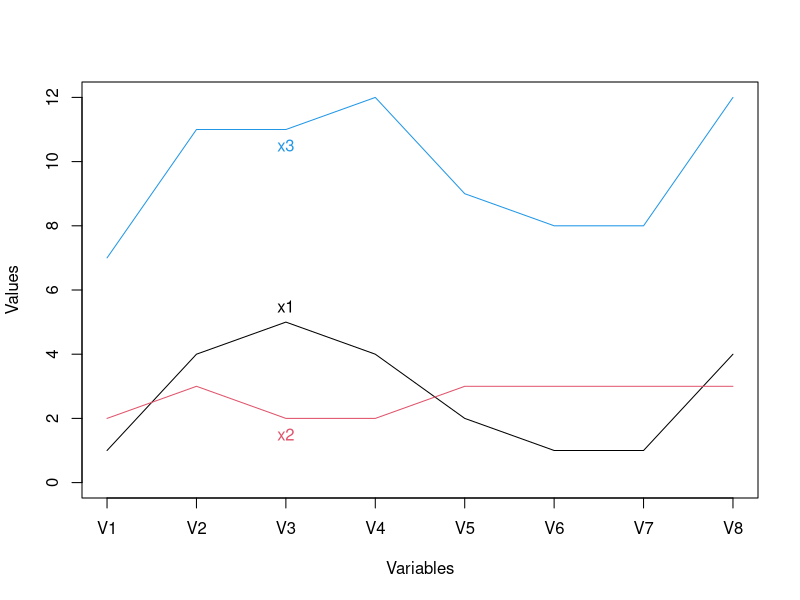

Reproduce this figure in R. (Note: this script raises an error after producing the figure.)
### Time series distance

x1 <- c(1,4,5,4,2,1,1,4)
x2 <- c(2,3,2,2,3,3,3,3)
x3 <- 3+c(4,8,8,9,6,5,5,9)

plot(1:8,x1,type="l",xaxt="n",ylim=c(0,12),xlab="Variables",ylab="Values")
points(1:8,x2,type="l",col=2)
points(1:8,x3,type="l",col=4)
axis(1,at=1:8,labels=c("V1","V2","V3","V4","V5","V6","V7","V8"))
text(c(3,3,3),c(1.5,5.5,10.5),labels=c("x2","x1","x3"),col=c(2,1,4))

### Olive oil distances

dolive2 <- dist(olive,method="euclidean")
dolive1 <- dist(olive,method="manhattan")

# This shows you how similar they are:
plot(dolive1,dolive2,cex=0.3)

# Actually, it makes much more of a difference to scale the data.
solive <- scale(olive)
dolives2 <- dist(solive,method="euclidean")
dolives1 <- dist(solive,method="manhattan")

plot(dolive2,dolives2,cex=0.3) # For example.

# Note that dist produces an object of class dist.
# This is a vector of all distances in one row.
# This is memory efficient, but sometimes it's more 
# useful to have a distance matrix, so that it is 
# easy to look up specific values:

dolivematrix <- as.matrix(dolives2)
# This gives the distance between observations 1 and 2.
dolivematrix[1,2]
# [1] 0.6644688

# A distance matrix can be transformed into a dist-object
# by as.dist.

# The mahalanobis command can only compute a vector of
# Mahalanobis distances, so producing all distances is
# more tedious; here's how to make a distance matrix:

mahalm <- matrix(0,ncol=572,nrow=572)
olivecov <- cov(olive)
molive <- as.matrix(olive)
for (i in 1:572)
  mahalm[i,] <- mahalanobis(molive,molive[i,],olivecov)

# Note that for the Mahalanobis distance it doesn't make
# a difference whether the dataset is scaled or not.
# Still it's quite different from the distance on
# standardised data.
plot(as.dist(mahalm),dolives2,cex=0.3)

### Jaccard and simple matching distance

jveronica <- dist(veronica,method="binary")
smveronica <- dist(veronica,method="manhattan")/p
#### p = 583


plot(jveronica,smveronica,cex=0.3)

### Correlation dissimilarity

corp05 <- cor(p05)
cordistp05 <- 0.5-corp05/2

### Multidimensional scaling

mdsparties <- cmdscale(cordistp05,k=2)
# k is the number of dimensions here.

plot(mdsparties,type="n")
text(mdsparties,labels=dimnames(p05)[[2]])

mdsveronica <- cmdscale(jveronica,k=2)
plot(mdsveronica)

### Adjusted Rand index

solive <- scale(olive)
olive3 <- kmeans(olive,3,nstart=100)
olive3s <- kmeans(solive,3,nstart=100)

adjustedRandIndex(olive3$cluster,olive3s$cluster)
# 0.4587804, these are somewhat different.

adjustedRandIndex(olive3$cluster,oliveoil$macro.area)
# 0.3182057

adjustedRandIndex(olive3s$cluster,oliveoil$macro.area)
# 0.448355, both OK but not great, with scaling clearly better

# The Sugar and James index suggests a higher number of clusters.
olive20 <- kmeans(solive,20,nstart=100) 
adjustedRandIndex(olive20$cluster,oliveoil$macro.area)
# 0.166162, not helpful.

### Hierarchical clustering


# Average Linkage
plantclust <- hclust(jveronica,method="average")

# Plot the dendrogram:
plot(plantclust) 

# 8 looks like a good number of clusters.
plantclust8 <- cutree(plantclust,8)

# Visualisation using MDS:
plot(mdsveronica,col=plantclust8,pch=clusym[plantclust8])
# This looks good.

# Single Linkage 
plantclusts <- hclust(jveronica,method="single")
plot(plantclusts) # 8 looks still OK
plantclusts8 <- cutree(plantclusts,8)
plot(mdsveronica,col=plantclusts8,pch=clusym[plantclusts8])
# The same as before.

# Complete Linkage
plantclustc <- hclust(jveronica,method="complete")
plot(plantclustc) # Could use 8 or 9.
plantclustc8 <- cutree(plantclustc,8)
plot(mdsveronica,col=plantclustc8,pch=clusym[plantclustc8])
# The same as before.

# I decided to use the Jaccard distance also for AFLP bands/genes:
vveronica <- dist(t(veronicam),method="binary")
varclust <- hclust(vveronica,method="average")
# As a clustering this is pretty messy, but still it
# can be used to impose an order of genes.

# This submits the two dendrograms to the heatmap:
heatmap(veronicam,Rowv=as.dendrogram(plantclust),
        Colv=as.dendrogram(varclust),
        col=grey(seq(1,0,-0.01)))

# Average Linkage
geyclust <- hclust(dist(sgeyser),method="average")
plot(geyclust) 
# 4 looks like a good K, will isolate one outlier
geyclust4 <- cutree(geyclust,4)
plot(sgeyser,col=geyclust4,pch=clusym[geyclust4])

# Single Linkage
geyclusts <- hclust(dist(sgeyser),method="single")
plot(geyclusts) 
# 7 looks like a good K
geyclusts7 <- cutree(geyclusts,7)
plot(sgeyser,col=geyclusts7,pch=clusym[geyclusts7])

# Complete Linkage
geyclustc <- hclust(dist(sgeyser),method="complete")
plot(geyclustc) 
# 5 looks like a good K
geyclustc5 <- cutree(geyclustc,5)
plot(sgeyser,col=geyclustc5,pch=clusym[geyclustc5])

### Ward's method

# kmeans with 5 clusters
set.seed(12345)
kmbundestag5 <- kmeans(p05,5,nstart=100)

# Ward's method
wbundestag <- hclust(dist(p05),method="ward.D2")
# plot(wbundestag) # Dendrogram not shown
# Same as wbundestag <- agnes(p05,method="ward")

# With K=5:
wbundestag5 <- cutree(wbundestag,5)

table(kmbundestag5$cluster,wbundestag5)
#   wbundestag5
#     1  2  3  4  5
#  1 27  0  0 55  0
#  2 72  0  0  0  0
#  3  0  0  0 16 22
#  4  8  0 36  0  0
#  5  0 63  0  0  0
# Fairly different.

adjustedRandIndex(kmbundestag5$cluster,wbundestag5)
# [1] 0.6362054

library(fpc)
# This can be used to compute S for any clustering:
kmb <- cluster.stats(dist(p05),kmbundestag5$cluster)
kmb$within.cluster.ss
# 1.319956
# This is the same as kmbundestag5$tot.withinss
wmb <- cluster.stats(dist(p05),wbundestag5)
wmb$within.cluster.ss
# 1.534854
# Quite a bit worse.
